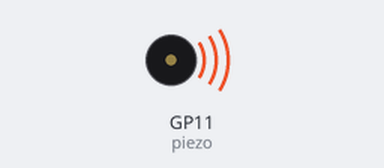
The program below on a simulated Raspberry Pi Pico running MicroPython. Parts: buzzer (waves = sounding). At 20.3 s the program stops and its outputs stay as they are.

Above: at 0.2 s.
At 7.57 s:
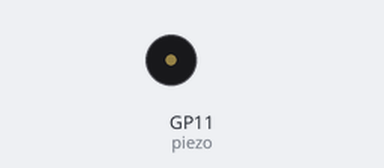
Timing chart, 0 to 7.9 s (numbered marks = the images above):
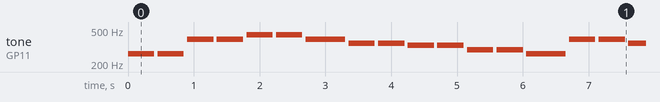

Measured:
- by itself, tone on GP11 (piezo): plays 262 Hz for 0.40 s, 262 Hz for 0.40 s, 392 Hz for 0.40 s, 392 Hz for 0.40 s, 440 Hz for 0.40 s, 440 Hz for 0.40 s … (42 notes in this stretch)

The program:

twinkle.py
```python
from machine import Pin, PWM
import time

piezo = PWM(Pin(11))
piezo.duty_u16(30000)   # volume (~45%) adjust as needed

# Note frequencies (Hz)
C4 = 262
D4 = 294
E4 = 330
F4 = 349
G4 = 392
A4 = 440
B4 = 494
C5 = 523

def play(freq, duration):
    if freq == 0:
        piezo.duty_u16(0)      # rest
    else:
        piezo.freq(freq)
        piezo.duty_u16(30000)  # volume
    time.sleep(duration)
    piezo.duty_u16(0)          # silence between notes
    time.sleep(0.05)

melody = [
    (C4, 0.4), (C4, 0.4), (G4, 0.4), (G4, 0.4),
    (A4, 0.4), (A4, 0.4), (G4, 0.6),

    (F4, 0.4), (F4, 0.4), (E4, 0.4), (E4, 0.4),
    (D4, 0.4), (D4, 0.4), (C4, 0.6),

    (G4, 0.4), (G4, 0.4), (F4, 0.4), (F4, 0.4),
    (E4, 0.4), (E4, 0.4), (D4, 0.6),

    (G4, 0.4), (G4, 0.4), (F4, 0.4), (F4, 0.4),
    (E4, 0.4), (E4, 0.4), (D4, 0.6),

    (C4, 0.4), (C4, 0.4), (G4, 0.4), (G4, 0.4),
    (A4, 0.4), (A4, 0.4), (G4, 0.6),

    (F4, 0.4), (F4, 0.4), (E4, 0.4), (E4, 0.4),
    (D4, 0.4), (D4, 0.4), (C4, 0.8)
]

for freq, dur in melody:
    play(freq, dur)

piezo.deinit()
```
